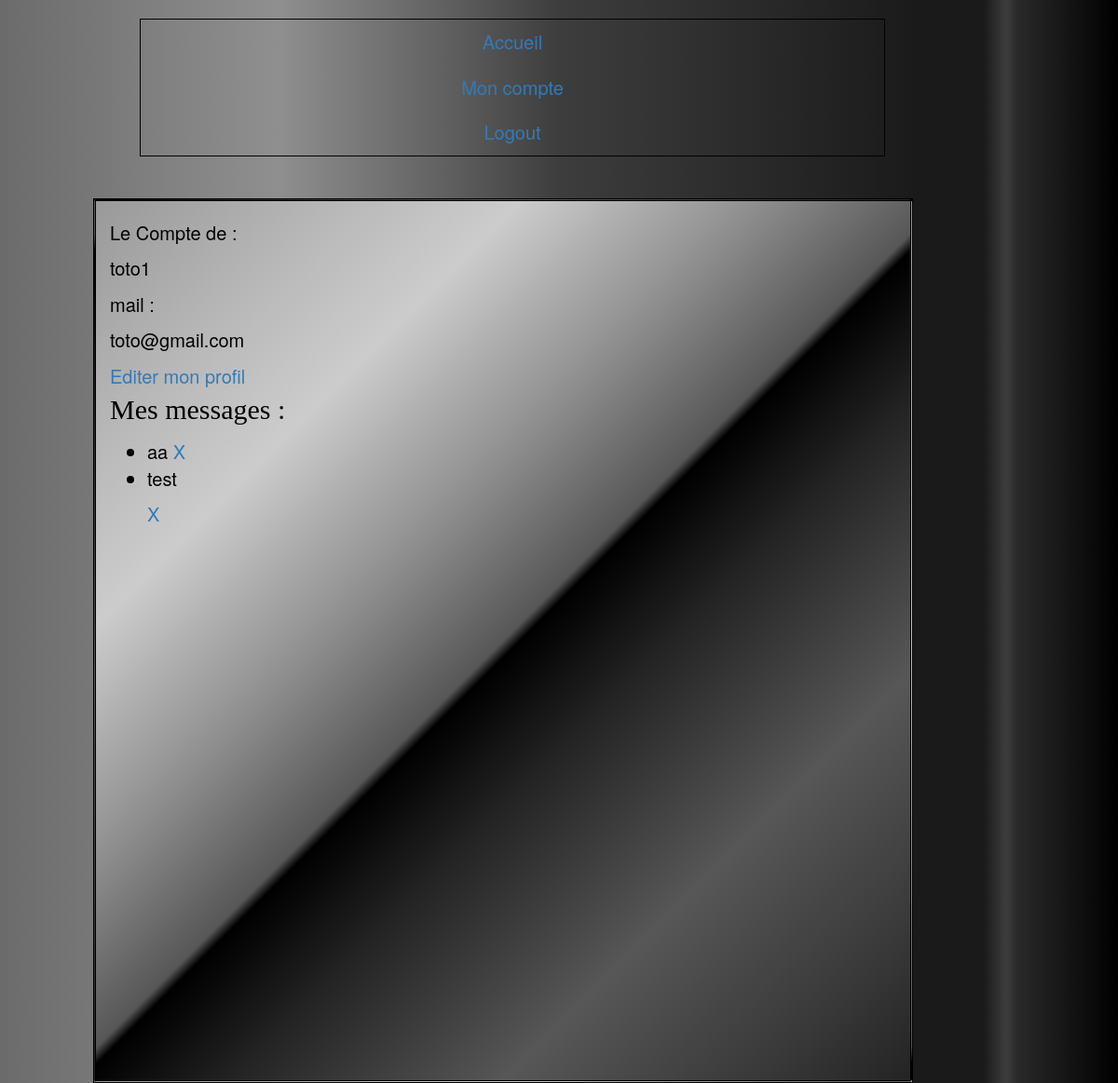
Screenshot of /compte.php?id=1 (signed in) with the database file from the repository.
### tables this page shows
CREATE TABLE `user` (
  `id_u` int(11) NOT NULL,
  `login` varchar(50) DEFAULT NULL,
  `mdp` varchar(50) DEFAULT NULL,
  `email` varchar(50) DEFAULT NULL,
  `avtar` varchar(255) DEFAULT NULL,
  `lvl` int(11) DEFAULT NULL,
  `dateinscription` datetime DEFAULT NULL,
  `datealstco` datetime DEFAULT NULL
);

CREATE TABLE `message` (
  `id_m` int(11) NOT NULL,
  `contenu` text,
  `dateenvoie` datetime DEFAULT NULL,
  `id_u` int(11) NOT NULL,
  `id_t` int(11) NOT NULL,
  `id_c` int(11) NOT NULL
);

### compte.php (the view, shortened to what this page needs)
<?php include("headerFOFO.php"); include("menu.php"); ?>
<div class="container colonne3 backcolor">
	<div class="margehaut">
<?php
$id_u = $_GET['id'];
$requete = $bdd->query("SELECT * FROM user  WHERE user.id_u=$id_u ") ;
while($reponse = $requete->fetch())
{
					echo "<p> Le Compte de : <p>";
					echo "<p>".$reponse['login']."<p>";
                    echo "<p> mail :  <p>";
					echo "<p>".$reponse['email']."<p>";
}
 ?>
            <div> <a href="Edcompte.php">Editer mon profil</a> </div>
            <div class="aaaa">
                <p>Mes messages :</p>
            </div>
            <?php
    $requete = $bdd->query("SELECT * FROM message , user where user.id_u = message.id_u");
    echo "<ul >";
	while($reponse = $requete->fetch())
	{
		echo "<li>".$reponse['contenu']." <a href='compte.php?id=".$reponse['id_m']."'>X</a></li>";
	}
	echo "</ul>";
?>
<?php include("footerFOFO.php"); ?>

### styleFOFO.css (style rules this page uses)
body { background: rgba(107,107,107,1); background: -moz-linear-gradient(left, rgba(107,107,107,1) 0%, rgba(125,125,125,1) 12%, rgba(143,143,143,1) 25%, rgba(99,99,99,1) 39%, rgba(61,61,61,1) 50%, rgba(58,58,58,1) 53%, rgba(26,26,26,1) 82%, rgba(26,26,26,1) 88%, rgba(26,26,26,1) 88%, rgba(61,61,61,1) 90%, rgba(41,41,41,1) 91%, rgba(0,0,0,1) 100%); background: -webkit-gradient(left top, right top, color-stop(0%, rgba(107,107,107,1)), color-stop(12%, rgba(125,125,125,1)), color-stop(25%, rgba(143,143,143,1)), color-stop(39%, rgba(99,99,99,1)), color-stop(50%, rgba(61,61,61,1)), color-stop(53%, rgba(58,58,58,1)), color-stop(82%, rgba(26,26,26,1)), color-stop(88%, rgba(26,26,26,1)), color-stop(88%, rgba(26,26,26,1)), color-stop(90%, rgba(61,61,61,1)), color-stop(91%, rgba(41,41,41,1)), color-stop(100%, rgba(0,0,0,1))); background: -webkit-linear-gradient(left, rgba(107,107,107,1) 0%, rgba(125,125,125,1) 12%, rgba(143,143,143,1) 25%, rgba(99,99,99,1) 39%, rgba(61,61,61,1) 50%, rgba(58,58,58,1) 53%, rgba(26,26,26,1) 82%, rgba(26,26,26,1) 88%, rgba(26,26,26,1) 88%, rgba(61,61,61,1) 90%, rgba(41,41,41,1) 91%, rgba(0,0,0,1) 100%); background: -o-linear-gradient(left, rgba(107,107,107,1) 0%, rgba(125,125,125,1) 12%, rgba(143,143,143,1) 25%, rgba(99,99,99,1) 39%, rgba(61,61,61,1) 50%, rgba(58,58,58,1) 53%, rgba(26,26,26,1) 82%, rgba(26,26,26,1) 88%, rgba(26,26,26,1) 88%, rgba(61,61,61,1) 90%, rgba(41,41,41,1) 91%, rgba(0,0,0,1) 100%); background: -ms-linear-gradient(left, rgba(107,107,107,1) 0%, rgba(125,125,125,1) 12%, rgba(143,143,143,1) 25%, rgba(99,99,99,1) 39%, rgba(61,61,61,1) 50%, rgba(58,58,58,1) 53%, rgba(26,26,26,1) 82%, rgba(26,26,26,1) 88%, rgba(26,26,26,1) 88%, rgba(61,61,61,1) 90%, rgba(41,41,41,1) 91%, rgba(0,0,0,1) 100%); background: linear-gradient(to right, rgba(107,107,107,1) 0%, rgba(125,125,125,1) 12%, rgba(143,143,143,1) 25%, rgba(99,99,99,1) 39%, rgba(61,61,61,1) 50%, rgba(58,58,58,1) 53%, rgba(26,26,26,1) 82%, rgba(26,26,26,1) 88%, rgba(26,26,26,1) 88%, rgba(61,61,61,1) 90%, rgba(41,41,41,1) 91%, rgba(0,0,0,1) 100%); filter: progid:DXImageTransform.Microsoft.gradient( startColorstr='#6b6b6b', endColorstr='#000000', GradientType=1 ); font-size:15px; }
.margehaut { margin-top:20px; }
.backcolor { background: rgba(153,153,153,1); background: -moz-linear-gradient(-45deg, rgba(153,153,153,1) 0%, rgba(179,179,179,1) 12%, rgba(204,204,204,1) 25%, rgba(143,143,143,1) 39%, rgba(87,87,87,1) 50%, rgba(0,0,0,1) 51%, rgba(36,36,36,1) 60%, rgba(87,87,87,1) 76%, rgba(56,56,56,1) 91%, rgba(36,36,36,1) 100%); background: -webkit-gradient(left top, right bottom, color-stop(0%, rgba(153,153,153,1)), color-stop(12%, rgba(179,179,179,1)), color-stop(25%, rgba(204,204,204,1)), color-stop(39%, rgba(143,143,143,1)), color-stop(50%, rgba(87,87,87,1)), color-stop(51%, rgba(0,0,0,1)), color-stop(60%, rgba(36,36,36,1)), color-stop(76%, rgba(87,87,87,1)), color-stop(91%, rgba(56,56,56,1)), color-stop(100%, rgba(36,36,36,1))); background: -webkit-linear-gradient(-45deg, rgba(153,153,153,1) 0%, rgba(179,179,179,1) 12%, rgba(204,204,204,1) 25%, rgba(143,143,143,1) 39%, rgba(87,87,87,1) 50%, rgba(0,0,0,1) 51%, rgba(36,36,36,1) 60%, rgba(87,87,87,1) 76%, rgba(56,56,56,1) 91%, rgba(36,36,36,1) 100%); background: -o-linear-gradient(-45deg, rgba(153,153,153,1) 0%, rgba(179,179,179,1) 12%, rgba(204,204,204,1) 25%, rgba(143,143,143,1) 39%, rgba(87,87,87,1) 50%, rgba(0,0,0,1) 51%, rgba(36,36,36,1) 60%, rgba(87,87,87,1) 76%, rgba(56,56,56,1) 91%, rgba(36,36,36,1) 100%); background: -ms-linear-gradient(-45deg, rgba(153,153,153,1) 0%, rgba(179,179,179,1) 12%, rgba(204,204,204,1) 25%, rgba(143,143,143,1) 39%, rgba(87,87,87,1) 50%, rgba(0,0,0,1) 51%, rgba(36,36,36,1) 60%, rgba(87,87,87,1) 76%, rgba(56,56,56,1) 91%, rgba(36,36,36,1) 100%); background: linear-gradient(135deg, rgba(153,153,153,1) 0%, rgba(179,179,179,1) 12%, rgba(204,204,204,1) 25%, rgba(143,143,143,1) 39%, rgba(87,87,87,1) 50%, rgba(0,0,0,1) 51%, rgba(36,36,36,1) 60%, rgba(87,87,87,1) 76%, rgba(56,56,56,1) 91%, rgba(36,36,36,1) 100%); filter: progid:DXImageTransform.Microsoft.gradient( startColorstr='#999999', endColorstr='#242424', GradientType=1 ); }
.colonne3 { width:80%; height:950px; float:left; margin-left:50px; padding-bottom:50px; margin-top:25px; border: 3px black double ; color: black; font-size:20px; text-decoration:none; }
.aaaa { font-size: 30px; font-family: fantasy }

### rows the page displays
user: login "toto1", email "toto@gmail.com"
message: contenu "aa"
message: contenu "test"
